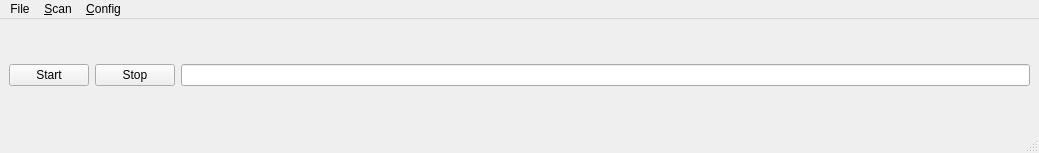
<?xml version="1.0" encoding="UTF-8"?>
<ui version="4.0">
 <class>MainWindow</class>
 <widget class="QMainWindow" name="MainWindow">
  <property name="windowModality">
   <enum>Qt::WindowModal</enum>
  </property>
  <property name="geometry">
   <rect>
    <x>0</x>
    <y>0</y>
    <width>1039</width>
    <height>153</height>
   </rect>
  </property>
  <property name="sizePolicy">
   <sizepolicy hsizetype="Expanding" vsizetype="Expanding">
    <horstretch>0</horstretch>
    <verstretch>0</verstretch>
   </sizepolicy>
  </property>
  <property name="windowTitle">
   <string>MainWindow</string>
  </property>
  <widget class="QWidget" name="centralwidget">
   <property name="sizePolicy">
    <sizepolicy hsizetype="Expanding" vsizetype="Expanding">
     <horstretch>0</horstretch>
     <verstretch>0</verstretch>
    </sizepolicy>
   </property>
   <layout class="QGridLayout" name="gridLayout">
    <item row="0" column="0">
     <layout class="QVBoxLayout" name="verticalLayout">
      <property name="sizeConstraint">
       <enum>QLayout::SetNoConstraint</enum>
      </property>
      <item>
       <layout class="QHBoxLayout" name="horizontalLayout">
        <property name="sizeConstraint">
         <enum>QLayout::SetNoConstraint</enum>
        </property>
        <item>
         <widget class="QPushButton" name="startButton">
          <property name="text">
           <string>Start</string>
          </property>
         </widget>
        </item>
        <item>
         <widget class="QPushButton" name="stopButton">
          <property name="text">
           <string>Stop</string>
          </property>
         </widget>
        </item>
        <item>
         <widget class="QLineEdit" name="delayLine"/>
        </item>
       </layout>
      </item>
     </layout>
    </item>
   </layout>
  </widget>
  <widget class="QMenuBar" name="menubar">
   <property name="geometry">
    <rect>
     <x>0</x>
     <y>0</y>
     <width>1039</width>
     <height>26</height>
    </rect>
   </property>
   <widget class="QMenu" name="menuFike">
    <property name="title">
     <string>File</string>
    </property>
   </widget>
   <widget class="QMenu" name="menuConfig">
    <property name="title">
     <string>&amp;Config</string>
    </property>
    <addaction name="actionConfig"/>
   </widget>
   <widget class="QMenu" name="menuScan">
    <property name="title">
     <string>&amp;Scan</string>
    </property>
    <addaction name="actionScan"/>
   </widget>
   <addaction name="menuFike"/>
   <addaction name="menuScan"/>
   <addaction name="menuConfig"/>
  </widget>
  <widget class="QStatusBar" name="statusbar"/>
  <action name="actionConfig">
   <property name="text">
    <string>&amp;Config</string>
   </property>
  </action>
  <action name="actionScan">
   <property name="text">
    <string>Scan</string>
   </property>
  </action>
 </widget>
 <resources/>
 <connections/>
</ui>
